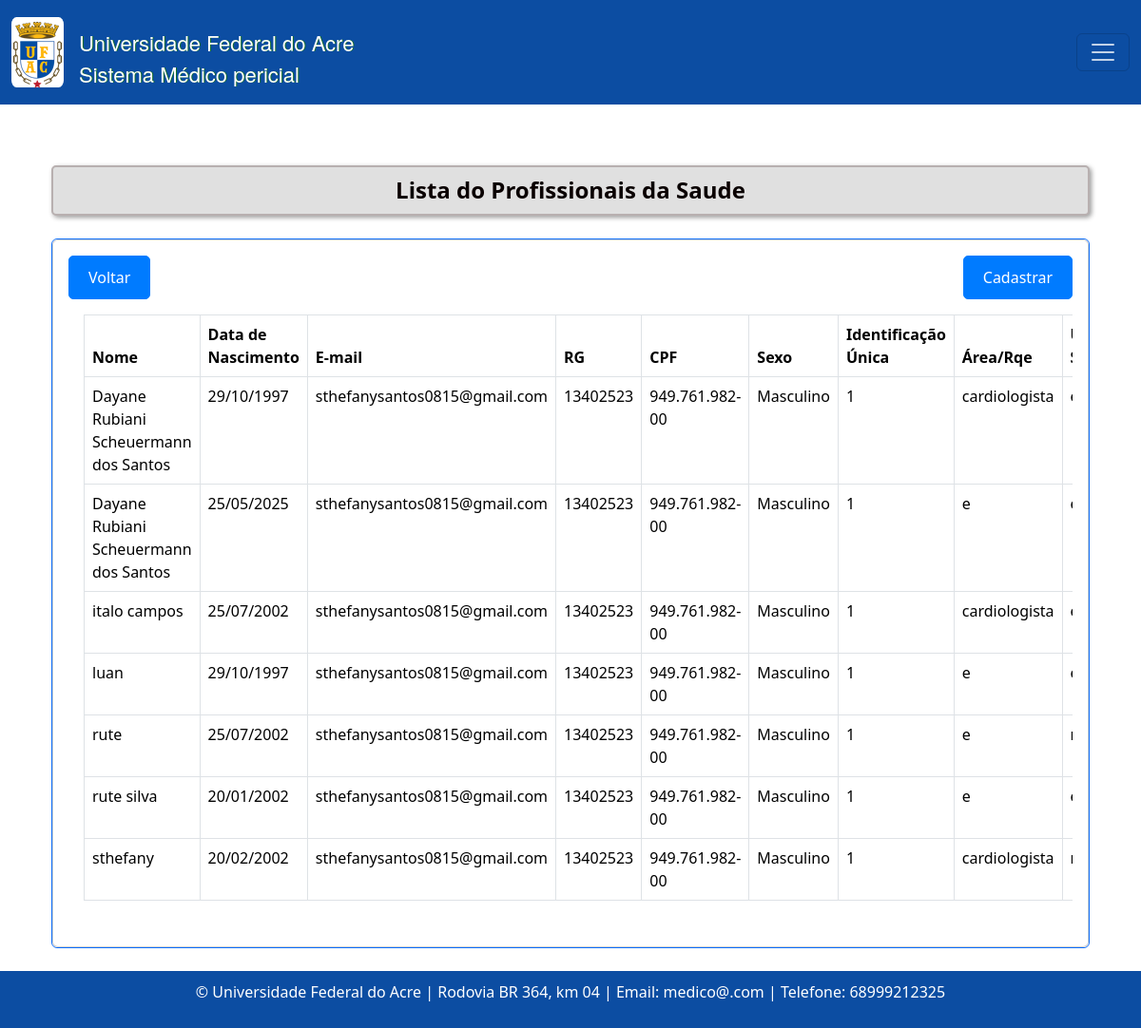
Before: /profissionaldasaude/ (signed in) with the older database file.
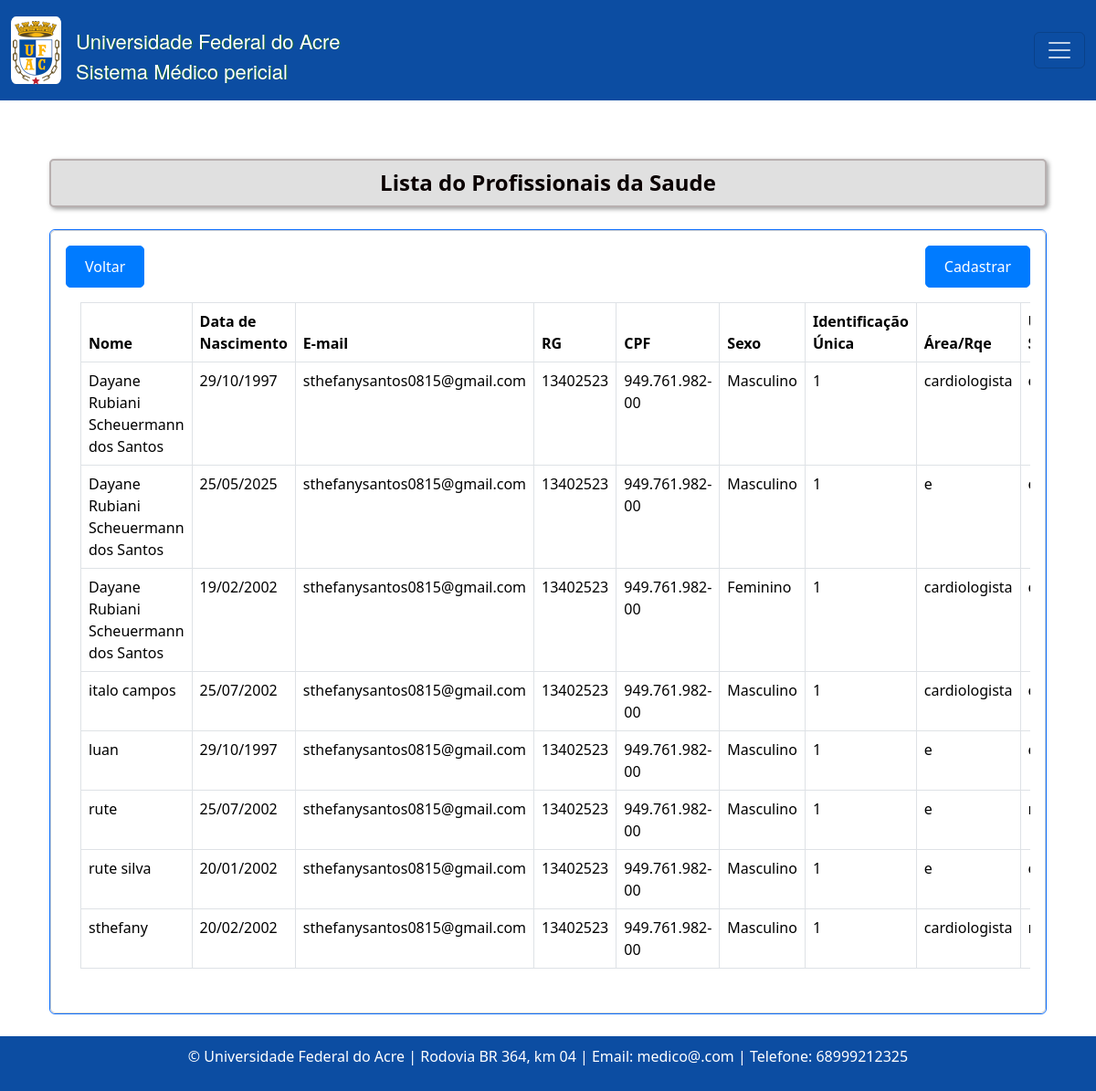
After: the same page with the newer database file.
### consulta/models.py (models this page shows, shortened)
class Profissionaldasaude(models.Model):
    usuario = models.ForeignKey(User, models.SET_NULL, blank=True, null=True,)
    nome = models.CharField('Nome Completo', max_length=100)
    data_nascimento = models.DateField(u'Data de Nascimento',)
    email = models.EmailField()
    rg = models.CharField(max_length=20)
    cpf = models.CharField(max_length=14, validators=[validate_cpf])
    sexo = models.CharField(max_length=1, choices=[('M', 'Masculino'), ('F', 'Feminino')]) #O parâmetro choices em um campo CharField ou IntegerField é usado para fornecer uma lista de escolhas para esse campo
    identificacao_unica = models.CharField(max_length=50, default='')
    cep = models.CharField(max_length=9)
    cidade = models.CharField(max_length=50)
    bairro = models.CharField(max_length=50, default='')
    uf = models.CharField('UF', max_length=2, choices=UF_CHOICE, default='AC')
    numero = models.CharField(max_length=10)
    ddd_telefone = models.CharField('Telefone Celular', max_length=14, help_text='Com DDD.')
    complemento = models.CharField(max_length=100, blank=True, null=True, default='') # blank=True, null=True é pra dizer que não é obrigatorio
    area = models.CharField(max_length=50, default='')
    unidade_siass = models.CharField(max_length=50, default='')
    formacao = models.CharField(max_length=20)
    conselho = models.CharField(max_length=20)
    registro = models.CharField(max_length=20)
    class Meta:
        ordering = ['nome', ]
        verbose_name = 'Profissonal de saúde'
        verbose_name_plural = 'Profissonais de saúde'

### consulta/views.py (the view)
# urls.py: path('profissionaldasaude/', listar_profissionaldasaude, name= 'profissionaldasaudeListagem'),
@login_required
def listar_profissionaldasaude(request):
    profissionaldasaude = Profissionaldasaude.objects.all()
    return render(request, 'consultas/listagem_profissionaldasaude.html', {'profissionaldasaude': profissionaldasaude})

### templates/consultas/listagem_profissionaldasaude.html (shortened to what this page needs)
{% extends "base.html" %}
{% block content %}
    <div class="container mt-3">
        <h4 class="text-center mb-4 custom-title">Lista do Profissionais da Saude</h4>
        <div class="card border-primary">
            <div class="card card-body">
                <div class="d-flex justify-content-between">
                    <a class="btn btn-primary" href="{% url 'home' %}">Voltar</a>
                    <a class="btn btn-primary" href="{% url 'profissionaldasaudeCreate' %}">Cadastrar</a>
                </div>
                <div class="card-body table-responsive">
                    <table class="table table-bordered">
                        <thead>
                        <tr>
                            <th>Nome</th>
                            <th>Data de Nascimento</th>
                            <th>E-mail</th>
                            <th>RG</th>
                            <th>CPF</th>
                            <th>Sexo</th>
                            <th>Identificação Única</th>
                            <th>Área/Rqe</th>
                            <th>Unidade SIASS</th>
                        </tr>
                        </thead>
                        <tbody>
                        {% for profissionaldasaude in profissionaldasaude %}
                            <tr>
                                <td>{{ profissionaldasaude.nome }}</td>
                                <td>{{ profissionaldasaude.data_nascimento | date:"d/m/Y " }}</td>
                                <td>{{ profissionaldasaude.email }}</td>
                                <td>{{ profissionaldasaude.rg }}</td>
                                <td>{{ profissionaldasaude.cpf }}</td>
                                <td>{{ profissionaldasaude.get_sexo_display }}</td>
                                <td>{{ profissionaldasaude.identificacao_unica }}</td>
                                <td>{{ profissionaldasaude.area }}</td>
                                <td>{{ profissionaldasaude.unidade_siass }}</td>
                            </tr>
                        {% endfor %}
                        </tbody>
                    </table>
                </div>
            </div>
        </div>
    </div>
{% endblock %}

Changed rows visible on the page:
added Profissionaldasaude: nome "Dayane Rubiani Scheuermann dos Santos", data_nascimento "19/02/2002", email "sthefanysantos0815@gmail.com", rg "13402523", cpf "949.761.982-00", sexo "Feminino", identificacao_unica "1", area "cardiologista"
